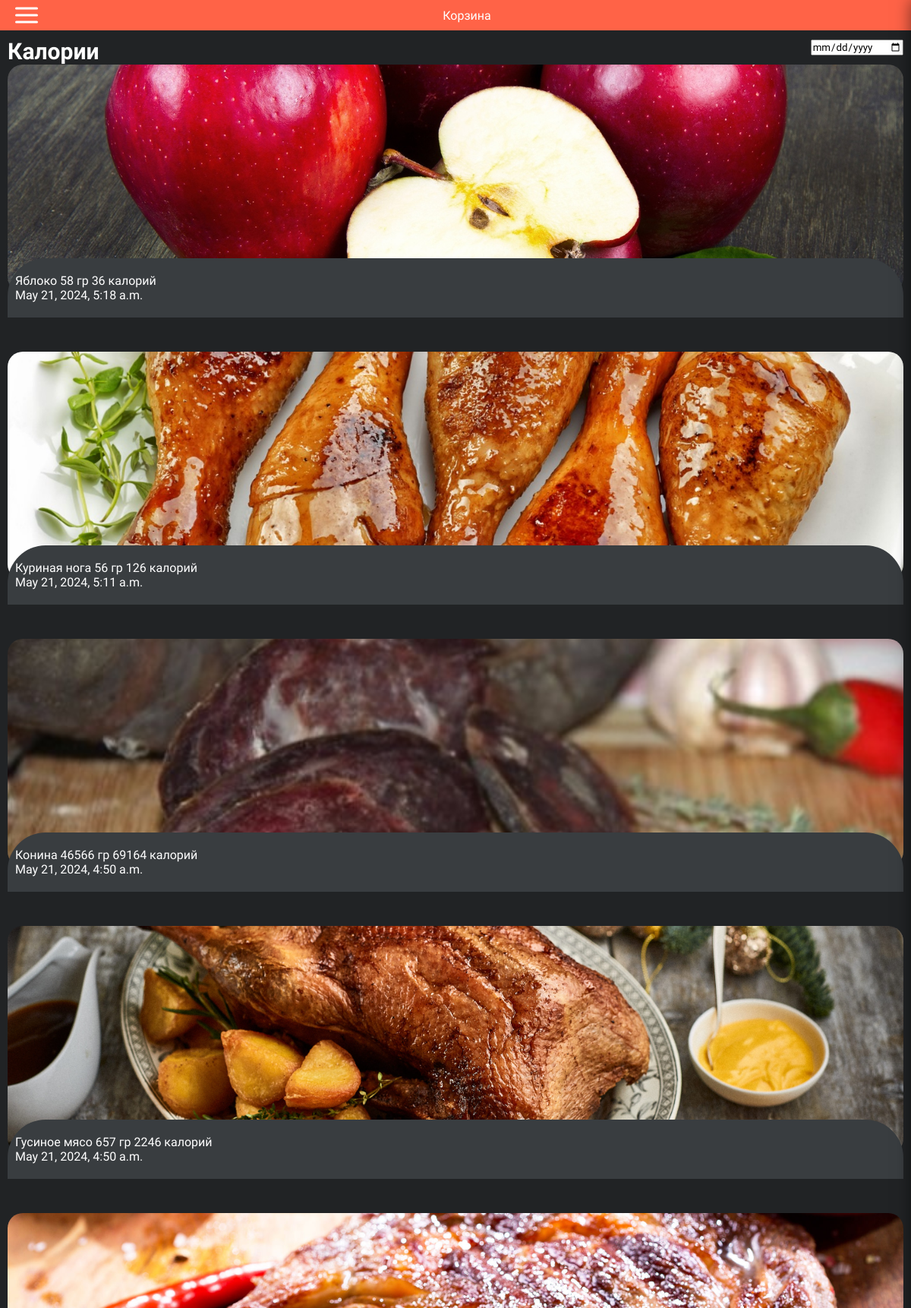
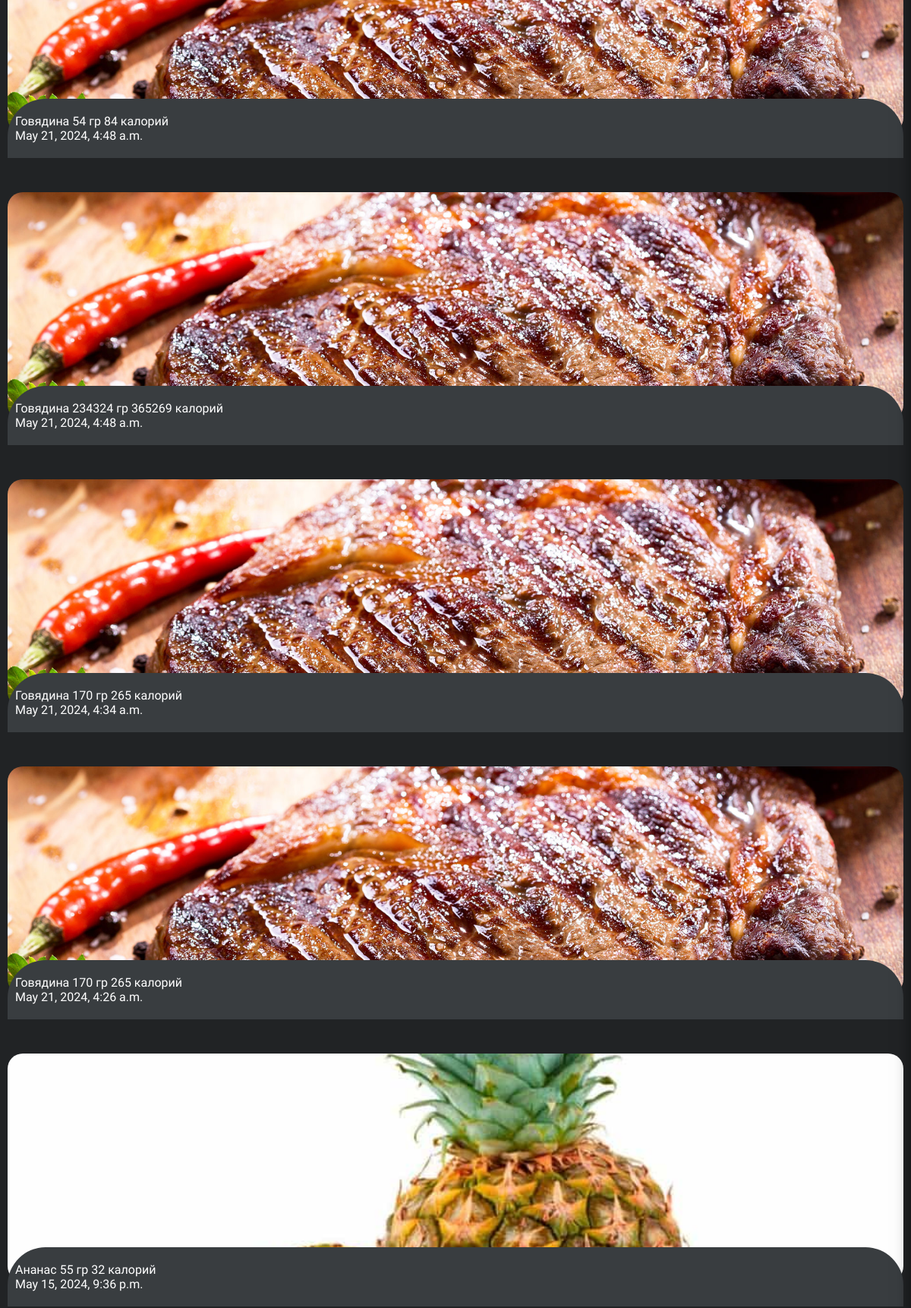
The app's page /cart/ (signed in, upper part) with its own data (2 pictures, top to bottom).
### pages/models.py (models this page shows, shortened)
class Cart(models.Model):
    user = models.ForeignKey(settings.AUTH_USER_MODEL, on_delete=models.CASCADE, related_name='cart')
    food = models.ForeignKey(FoodItem, on_delete=models.CASCADE, related_name='cart_items')
    gram = models.PositiveIntegerField(default=0)
    created_at = models.DateTimeField(auto_now_add=True)
    updated_at = models.DateTimeField(auto_now=True)
    def cals(self):
        return int(int(self.gram)*(int(self.food.calories)/int(self.food.serving)))

class FoodItem(models.Model):
    name = models.CharField(max_length=100)
    serving = models.CharField(max_length=100)
    calories = models.IntegerField()
    food_type = models.CharField(
        max_length=10,
        choices=FoodType.choices,
        default=FoodType.FOOD
    )
    image = models.ImageField(upload_to='food_images/')  # Specify the directory for uploaded images

### pages/views.py (the view)
# urls.py: path('cart/', views.cart, name='cart'),
def cart(request):
    date_input = request.GET.get('date')
    if date_input:
        date = parse_date(date_input)
        if date:
            start_day = datetime.datetime.combine(date, datetime.time.min)
            end_day = datetime.datetime.combine(date, datetime.time.max)
            foods = Cart.objects.filter(created_at__range=(start_day, end_day))
            total_calories = foods.aggregate(
                total_calories=Sum(
                    Case(
                        When(gram__gt=0, then=F('food__calories') * F('gram') / F('food__serving')),
                        default=F('food__calories'),
                        output_field=FloatField()
                    )
                )
            )['total_calories']
        else:
            foods = Cart.objects.filter(user=request.user).all()[::-1]
            total_calories = False
    else:
        foods = Cart.objects.filter(user=request.user).all()[::-1]
        total_calories = False
    return render(request, 'cart.html', {'foods': foods, 'date':
                                         date_input, 'total_calories':total_calories})

### templates/cart.html (shortened to what this page needs)
{% extends 'base.html' %}
{% block page_name %}
    <a style="text-decoration: none; color: #fff" href="{% url 'cart' %}">Корзина</a>
{% endblock %}
{% block content %}
            <div class="content_data">
                <div class="data">
                    <div class="content_text">
                        {% if total_calories %}
                            Всего {{ total_calories }} калорий
                        {% else %}
                            <h2>Калории</h2>
                        {% endif %}
                    </div>
                    <form action="{% url 'cart' %}" method="get" id="date-search-form">
                        <input type="date" name="date" id="date-input" placeholder="Выберите дату"
                                   value="{{ date|default_if_none:'' }}">
                    </form>
                </div>
            </div>
            <div class="content_dishes">
                <div class="content_dishes-start">
                    {% for food in foods %}
                        <div class="content_dishes-box">
                            <div class="content_dishes-box-img">
                                <img style="object-fit: cover" src="{{ food.food.image.url }}" alt="">
                            </div>
                            <div style="top: -45px" class="content_dishes-box-text">
                                <div class="content_dishes-box-text-top">
                                    <p>{{ food.food.name }} {% if food.gram %}{{ food.gram }}{% else %}{{ food.food.serving }}{% endif %} гр {% if food.gram %}{{ food.cals }}{% else %}{{ food.food.calories }}{% endif %} калорий <br>
                                        {{ food.created_at }}</p>
                                </div>
                            </div>
                        </div>
                    {% endfor %}
                </div>
            </div>
{% endblock %}

### static/css/style.css (style rules this page uses)
* { margin: 0; padding: 0; box-sizing: border-box; font-family: "Amita", serif; }
.content_text { margin-top: 10px; color: #fff; margin-bottom: 20px; }
.content_text h2 { font-size: 30px; margin-bottom: 15px; }
.content_dishes-box-img { width: 100%; height: 300px; border-radius: 20px; }
.content_dishes-box-img img { width: 100%; height: 100%; border-radius: 20px; }
.content_dishes-box-text { background-color: #393d40; border-top-left-radius: 50px; border-top-right-radius: 50px; position: relative; padding: 20px 10px ; z-index: 12; top: -100px; }
.content_dishes-box-text-top { display: flex; align-items: center; justify-content: space-between; }
.content_dishes-box-text-top p { color: #fff; }
.data { display: flex; justify-content: space-between; align-items: center; }
.content_text h2 { margin: 0; }
.content_text { margin-bottom: 0; }

### static/css/register.css (style rules this page uses)
* { margin: 0; padding: 0; box-sizing: border-box; }

### static/css/login.css (style rules this page uses)
* { margin: 0; padding: 0; box-sizing: border-box; }

### records on screen
Cart: food.image (picture), food.name "Яблоко", gram "58", cals "36", created_at "May 21, 2024, 5:18 a.m."
Cart: food.image (picture), food.name "Куриная нога", gram "56", cals "126", created_at "May 21, 2024, 5:11 a.m."
Cart: food.image (picture), food.name "Конина", gram "46566", cals "69164", created_at "May 21, 2024, 4:50 a.m."
Cart: food.image (picture), food.name "Гусиное мясо", gram "657", cals "2246", created_at "May 21, 2024, 4:50 a.m."
Cart: food.image (picture), food.name "Говядина", gram "54", cals "84", created_at "May 21, 2024, 4:48 a.m."
Cart: food.image (picture), food.name "Говядина", gram "234324", cals "365269", created_at "May 21, 2024, 4:48 a.m."
Cart: food.image (picture), food.name "Говядина", food.serving "170", food.calories "265", created_at "May 21, 2024, 4:34 a.m."
Cart: food.image (picture), food.name "Говядина", food.serving "170", food.calories "265", created_at "May 21, 2024, 4:26 a.m."
Cart: food.image (picture), food.name "Ананас", food.serving "55", food.calories "32", created_at "May 15, 2024, 9:36 p.m."
